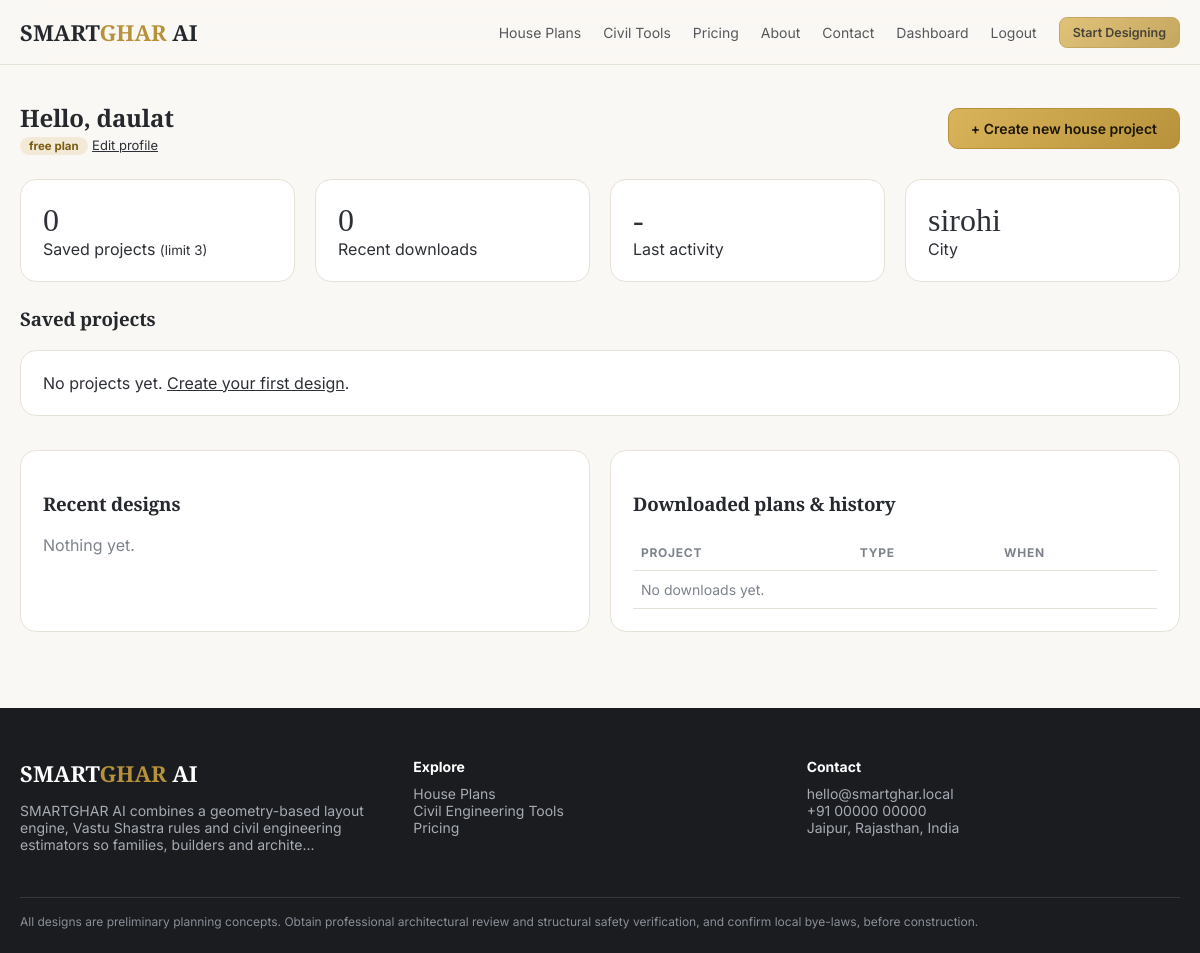
The app's page /dashboard (signed in) with its own data.
### models.py (models this page shows, shortened)
class User(UserMixin, db.Model):
    __tablename__ = "users"
    id = db.Column(db.Integer, primary_key=True)
    name = db.Column(db.String(120), nullable=False)
    email = db.Column(db.String(190), unique=True, nullable=False, index=True)
    phone = db.Column(db.String(30), default="")
    city = db.Column(db.String(80), default="")
    password_hash = db.Column(db.String(255), nullable=False)
    is_admin = db.Column(db.Boolean, default=False)
    is_active_user = db.Column(db.Boolean, default=True)
    plan = db.Column(db.String(30), default="free")
    created_at = db.Column(db.DateTime, default=datetime.utcnow)
    projects = db.relationship("Project", backref="owner", lazy=True, cascade="all, delete-orphan")
    @property
    def is_active(self):
        return self.is_active_user

### routes/pages.py (the view)
@bp.route("/dashboard")
@login_required
def dashboard():
    projects = Project.query.filter_by(user_id=current_user.id).order_by(Project.updated_at.desc()).all()
    downloads = (DownloadLog.query.filter_by(user_id=current_user.id)
                 .order_by(DownloadLog.created_at.desc()).limit(20).all())
    names = {p.id: p.name for p in projects}
    return render_template("dashboard.html", projects=projects, downloads=downloads, names=names,
                           limit=PLAN_LIMITS.get(current_user.plan, 3))

### app.py (called while the page is built)
@login_manager.user_loader
def load_user(uid):
    return db.session.get(User, int(uid))

def site_content():
    try:
        from models import SiteContent
        d = dict(DEFAULT_CONTENT)
        for r in SiteContent.query.all():
            d[r.key] = r.value
        return d
    except Exception:
        return dict(DEFAULT_CONTENT)

### templates/dashboard.html (shortened to what this page needs)
{% extends "base.html" %}{% block title %}Dashboard - SMARTGHAR AI{% endblock %}
{% block content %}<div class="container" style="padding:36px 20px">
<div style="display:flex;justify-content:space-between;align-items:center;flex-wrap:wrap;gap:12px"><div><h2 class="serif" style="margin:0">Hello, {{ current_user.name.split()[0] }}</h2><span class="tag">{{ current_user.plan }} plan</span> <a href="{{ url_for('auth.profile') }}" style="font-size:13px">Edit profile</a></div>
<a class="btn gold" href="{{ url_for('pages.studio_new') }}">+ Create new house project</a></div>
<div class="grid g4" style="margin:24px 0"><div class="card"><div class="stat">{{ projects|length }}</div>Saved projects{% if limit < 1000 %} <small>(limit {{ limit }})</small>{% endif %}</div>
<div class="card"><div class="stat">{{ downloads|length }}</div>Recent downloads</div><div class="card"><div class="stat">{{ projects[:1]|map(attribute='updated_at')|map('string')|first|default('-')|truncate(10,True,'') }}</div>Last activity</div><div class="card"><div class="stat">{{ current_user.city or '-' }}</div>City</div></div>
<h3>Saved projects</h3><div class="grid g3">{% for p in projects %}{% set inp = p.inputs_json|fromjson %}
<div class="card"><div class="tpl-thumb">{{ p.inputs_json|thumb }}</div><h3 style="margin:0">{{ p.name }}</h3><p class="sub" style="font-size:13px">Updated {{ p.updated_at.strftime('%d %b %Y %H:%M') }}</p>
<div style="display:flex;gap:8px;flex-wrap:wrap"><a class="btn sm gold" href="{{ url_for('pages.studio', pid=p.id) }}">Open</a><button class="btn sm ghost" onclick="act('dup',{{ p.id }})">Duplicate</button><button class="btn sm danger" onclick="act('del',{{ p.id }})">Delete</button></div></div>
{% else %}<div class="card" style="grid-column:1/-1">No projects yet. <a href="{{ url_for('pages.studio_new') }}">Create your first design</a>.</div>{% endfor %}</div>
<div class="grid g2" style="margin-top:34px"><div class="card"><h3>Recent designs</h3>{% for p in projects[:5] %}<div style="padding:7px 0;border-bottom:1px solid var(--line)"><a href="{{ url_for('pages.studio', pid=p.id) }}">{{ p.name }}</a> <small style="color:var(--mute)">{{ p.updated_at.strftime('%d %b') }}</small></div>{% else %}<p class="sub">Nothing yet.</p>{% endfor %}</div>
<div class="card"><h3>Downloaded plans &amp; history</h3><table class="t"><tr><th>Project</th><th>Type</th><th>When</th></tr>{% for d in downloads %}<tr><td>{{ names.get(d.project_id,'(deleted)') }}</td><td><span class="tag">{{ d.kind }}</span></td><td>{{ d.created_at.strftime('%d %b %H:%M') }}</td></tr>{% else %}<tr><td colspan="3" class="sub">No downloads yet.</td></tr>{% endfor %}</table></div></div></div>
{% endblock %}

### static/css/app.css (style rules this page uses)
:root { --gold:#b8923a;--gold2:#d9b45a;--char:#25282d;--char2:#1a1c20;--ink:#2d3036;--mute:#7d838c;--bg:#faf8f4;--card:#fff;--line:#e7e2d8 }
* { box-sizing:border-box }
html { scroll-behavior:smooth }
body { margin:0;font-family:'Inter',system-ui,sans-serif;color:var(--ink);background:var(--bg);-webkit-font-smoothing:antialiased }
h1,h2,h3,.serif { font-family:'Playfair Display',Georgia,serif;color:var(--char);letter-spacing:-.01em }
a { color:inherit }
.container { max-width:1200px;margin:0 auto;padding:0 20px }
.btn { display:inline-flex;align-items:center;gap:8px;padding:11px 22px;border-radius:10px;border:1px solid var(--char);background:var(--char);color:#fff;font-weight:600;font-size:14px;cursor:pointer;text-decoration:none;transition:.25s }
.btn.gold { background:linear-gradient(135deg,var(--gold2),var(--gold));border-color:var(--gold);color:#1b1608 }
.card { background:var(--card);border:1px solid var(--line);border-radius:16px;padding:22px }
.grid { display:grid;gap:20px }
.g2 { grid-template-columns:repeat(2,1fr) }
.g3 { grid-template-columns:repeat(3,1fr) }
.g4 { grid-template-columns:repeat(4,1fr) }
.sub { color:var(--mute);max-width:640px }
table.t { width:100%;border-collapse:collapse;font-size:14px }
table.t th { text-align:left;font-size:12px;color:var(--mute);text-transform:uppercase;letter-spacing:.06em }
table.t td,table.t th { padding:10px 8px;border-bottom:1px solid var(--line) }
.tag { display:inline-block;padding:2px 9px;border-radius:99px;background:#f2ead6;color:#7a5c14;font-size:11.5px;font-weight:700 }
.stat { font-size:32px;font-family:'Playfair Display',serif }

### records on screen
User: name "daulat", plan "free", city "sirohi"

### other values on screen
{{ projects|length }} "0"
{{ limit }} "3"
{{ downloads|length }} "0"
{{ site.about[:140] }} "SMARTGHAR AI combines a geometry-based layout engine, Vastu Shastra rules and civil engineering estimators so families, builders and archite"
{{ site.contact_email }} "hello@smartghar.local"
{{ site.contact_phone }} "+91 00000 00000"
{{ site.contact_address }} "Jaipur, Rajasthan, India"
{{ disclaimer }} "All designs are preliminary planning concepts. Obtain professional architectural review and structural safety verification, and confirm local bye-laws, before construction."
